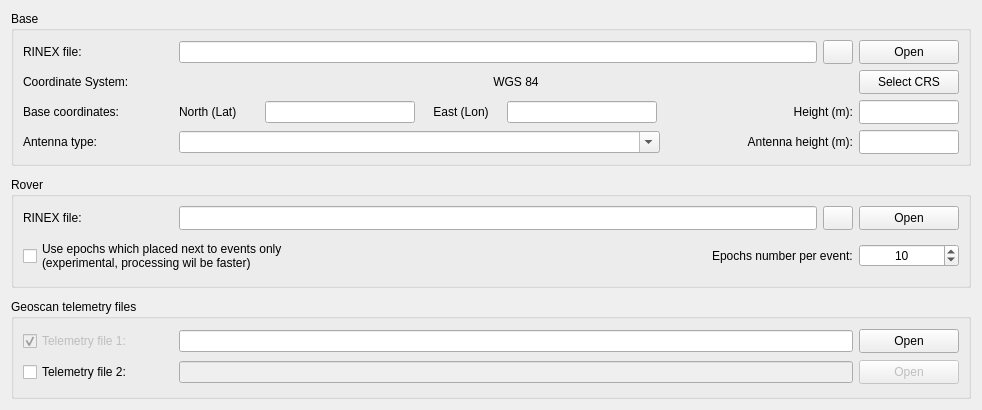
     <widget class="QWidget" name="tab">
      <attribute name="title">
       <string>Single files</string>
      </attribute>
      <layout class="QVBoxLayout" name="verticalLayout_5">
       <item>
        <widget class="QGroupBox" name="Base_groupBox">
         <property name="sizePolicy">
          <sizepolicy hsizetype="Minimum" vsizetype="Fixed">
           <horstretch>0</horstretch>
           <verstretch>0</verstretch>
          </sizepolicy>
         </property>
         <property name="maximumSize">
          <size>
           <width>16777215</width>
           <height>165</height>
          </size>
         </property>
         <property name="title">
          <string>Base</string>
         </property>
         <layout class="QVBoxLayout" name="verticalLayout_8">
          <item>
           <layout class="QHBoxLayout" name="horizontalLayout_2">
            <item>
             <widget class="QLabel" name="basepath_label">
              <property name="minimumSize">
               <size>
                <width>150</width>
                <height>0</height>
               </size>
              </property>
              <property name="maximumSize">
               <size>
                <width>150</width>
                <height>16777215</height>
               </size>
              </property>
              <property name="text">
               <string>RINEX file:</string>
              </property>
             </widget>
            </item>
            <item>
             <widget class="QLineEdit" name="basepath_lineEdit"/>
            </item>
            <item>
             <widget class="QPushButton" name="plot_base_pushButton">
              <property name="enabled">
               <bool>true</bool>
              </property>
              <property name="sizePolicy">
               <sizepolicy hsizetype="Fixed" vsizetype="Fixed">
                <horstretch>0</horstretch>
                <verstretch>0</verstretch>
               </sizepolicy>
              </property>
              <property name="minimumSize">
               <size>
                <width>30</width>
                <height>24</height>
               </size>
              </property>
              <property name="maximumSize">
               <size>
                <width>30</width>
                <height>24</height>
               </size>
              </property>
              <property name="text">
               <string/>
              </property>
              <property name="iconSize">
               <size>
                <width>30</width>
                <height>20</height>
               </size>
              </property>
             </widget>
            </item>
            <item>
             <widget class="QPushButton" name="basepath_pushButton">
              <property name="sizePolicy">
               <sizepolicy hsizetype="Fixed" vsizetype="Fixed">
                <horstretch>0</horstretch>
                <verstretch>0</verstretch>
               </sizepolicy>
              </property>
              <property name="minimumSize">
               <size>
                <width>100</width>
                <height>24</height>
               </size>
              </property>
              <property name="maximumSize">
               <size>
                <width>100</width>
                <height>24</height>
               </size>
              </property>
              <property name="text">
               <string>Open</string>
              </property>
             </widget>
            </item>
           </layout>
          </item>
          <item>
           <layout class="QHBoxLayout" name="horizontalLayout_4">
            <property name="spacing">
             <number>0</number>
            </property>
            <item>
             <widget class="QLabel" name="CrsUi_Label">
              <property name="minimumSize">
               <size>
                <width>150</width>
                <height>0</height>
               </size>
              </property>
              <property name="maximumSize">
               <size>
                <width>150</width>
                <height>16777215</height>
               </size>
              </property>
              <property name="text">
               <string>Coordinate System:</string>
              </property>
             </widget>
            </item>
            <item>
             <widget class="QLabel" name="crs_Label">
              <property name="sizePolicy">
               <sizepolicy hsizetype="Minimum" vsizetype="Fixed">
                <horstretch>0</horstretch>
                <verstretch>0</verstretch>
               </sizepolicy>
              </property>
              <property name="minimumSize">
               <size>
                <width>400</width>
                <height>0</height>
               </size>
              </property>
              <property name="maximumSize">
               <size>
                <width>14564564</width>
                <height>16777215</height>
               </size>
              </property>
              <property name="text">
               <string>WGS 84</string>
              </property>
              <property name="alignment">
               <set>Qt::AlignCenter</set>
              </property>
             </widget>
            </item>
            <item>
             <widget class="QPushButton" name="crs_pushButton">
              <property name="sizePolicy">
               <sizepolicy hsizetype="Fixed" vsizetype="Fixed">
                <horstretch>0</horstretch>
                <verstretch>0</verstretch>
               </sizepolicy>
              </property>
              <property name="minimumSize">
               <size>
                <width>100</width>
                <height>24</height>
               </size>
              </property>
              <property name="maximumSize">
               <size>
                <width>100</width>
                <height>24</height>
               </size>
              </property>
              <property name="text">
               <string>Select CRS</string>
              </property>
             </widget>
            </item>
           </layout>
          </item>
          <item>
           <layout class="QHBoxLayout" name="horizontalLayout_3">
            <item>
             <widget class="QLabel" name="BaseUi_label">
              <property name="minimumSize">
               <size>
                <width>150</width>
                <height>0</height>
               </size>
              </property>
              <property name="maximumSize">
               <size>
                <width>150</width>
                <height>16777215</height>
               </size>
              </property>
              <property name="text">
               <string>Base coordinates:</string>
              </property>
             </widget>
            </item>
            <item>
             <widget class="QLabel" name="North_label">
              <property name="minimumSize">
               <size>
                <width>80</width>
                <height>15</height>
               </size>
              </property>
              <property name="maximumSize">
               <size>
                <width>80</width>
                <height>15</height>
               </size>
              </property>
              <property name="text">
               <string>North (Lat)</string>
              </property>
              <property name="alignment">
               <set>Qt::AlignBottom|Qt::AlignLeading|Qt::AlignLeft</set>
              </property>
             </widget>
            </item>
            <item>
             <widget class="QLineEdit" name="north_lineEdit">
              <property name="minimumSize">
               <size>
                <width>150</width>
                <height>0</height>
               </size>
              </property>
              <property name="maximumSize">
               <size>
                <width>300</width>
                <height>16777215</height>
               </size>
              </property>
              <property name="alignment">
               <set>Qt::AlignCenter</set>
              </property>
             </widget>
            </item>
            <item>
             <widget class="QLabel" name="East_label">
              <property name="minimumSize">
               <size>
                <width>80</width>
                <height>15</height>
               </size>
              </property>
              <property name="maximumSize">
               <size>
                <width>80</width>
                <height>15</height>
               </size>
              </property>
              <property name="text">
               <string>East (Lon)</string>
              </property>
              <property name="alignment">
               <set>Qt::AlignBottom|Qt::AlignHCenter</set>
              </property>
             </widget>
            </item>
            <item>
             <widget class="QLineEdit" name="east_lineEdit">
              <property name="minimumSize">
               <size>
                <width>150</width>
                <height>0</height>
               </size>
              </property>
              <property name="maximumSize">
               <size>
                <width>300</width>
                <height>16777215</height>
               </size>
              </property>
              <property name="alignment">
               <set>Qt::AlignCenter</set>
              </property>
             </widget>
            </item>
            <item>
             <spacer name="horizontalSpacer_7">
              <property name="orientation">
               <enum>Qt::Horizontal</enum>
              </property>
              <property name="sizeHint" stdset="0">
               <size>
                <width>40</width>
                <height>20</height>
               </size>
              </property>
             </spacer>
            </item>
            <item>
             <widget class="QLabel" name="Height_label">
              <property name="minimumSize">
               <size>
                <width>150</width>
                <height>0</height>
               </size>
              </property>
              <property name="maximumSize">
               <size>
                <width>150</width>
                <height>16777215</height>
               </size>
              </property>
              <property name="text">
               <string>Height (m):</string>
              </property>
              <property name="alignment">
               <set>Qt::AlignRight|Qt::AlignTrailing|Qt::AlignVCenter</set>
              </property>
             </widget>
            </item>
            <item>
             <widget class="QLineEdit" name="height_lineEdit">
              <property name="minimumSize">
               <size>
                <width>100</width>
                <height>24</height>
               </size>
              </property>
              <property name="maximumSize">
               <size>
                <width>100</width>
                <height>16777215</height>
               </size>
              </property>
              <property name="alignment">
               <set>Qt::AlignCenter</set>
              </property>
             </widget>
            </item>
           </layout>
          </item>
          <item>
           <layout class="QHBoxLayout" name="horizontalLayout_10">
            <item>
             <widget class="QLabel" name="AntennaType_label">
              <property name="minimumSize">
               <size>
                <width>150</width>
                <height>0</height>
               </size>
              </property>
              <property name="maximumSize">
               <size>
                <width>150</width>
                <height>16777215</height>
               </size>
              </property>
              <property name="text">
               <string>Antenna type:</string>
              </property>
              <property name="alignment">
               <set>Qt::AlignLeading|Qt::AlignLeft|Qt::AlignVCenter</set>
              </property>
             </widget>
            </item>
            <item>
             <widget class="QComboBox" name="antennaTypeComboBox">
              <property name="minimumSize">
               <size>
                <width>481</width>
                <height>0</height>
               </size>
              </property>
              <property name="maximumSize">
               <size>
                <width>828</width>
                <height>16777215</height>
               </size>
              </property>
              <property name="editable">
               <bool>true</bool>
              </property>
              <property name="currentText">
               <string/>
              </property>
              <property name="maxVisibleItems">
               <number>20</number>
              </property>
              <property name="insertPolicy">
               <enum>QComboBox::InsertAtBottom</enum>
              </property>
              <property name="sizeAdjustPolicy">
               <enum>QComboBox::AdjustToContentsOnFirstShow</enum>
              </property>
             </widget>
            </item>
            <item>
             <spacer name="horizontalSpacer_3">
              <property name="orientation">
               <enum>Qt::Horizontal</enum>
              </property>
              <property name="sizeType">
               <enum>QSizePolicy::Expanding</enum>
              </property>
              <property name="sizeHint" stdset="0">
               <size>
                <width>10</width>
                <height>20</height>
               </size>
              </property>
             </spacer>
            </item>
            <item>
             <widget class="QLabel" name="AntennaHeight_label">
              <property name="minimumSize">
               <size>
                <width>150</width>
                <height>0</height>
               </size>
              </property>
              <property name="maximumSize">
               <size>
                <width>150</width>
                <height>16777215</height>
               </size>
              </property>
              <property name="text">
               <string>Antenna height (m):</string>
              </property>
              <property name="alignment">
               <set>Qt::AlignRight|Qt::AlignTrailing|Qt::AlignVCenter</set>
              </property>
             </widget>
            </item>
            <item>
             <widget class="QLineEdit" name="antennaH_lineEdit">
              <property name="minimumSize">
               <size>
                <width>100</width>
                <height>24</height>
               </size>
              </property>
              <property name="maximumSize">
               <size>
                <width>100</width>
                <height>16777215</height>
               </size>
              </property>
              <property name="alignment">
               <set>Qt::AlignCenter</set>
              </property>
             </widget>
            </item>
           </layout>
          </item>
         </layout>
        </widget>
       </item>
       <item>
        <spacer name="verticalSpacer_4">
         <property name="orientation">
          <enum>Qt::Vertical</enum>
         </property>
         <property name="sizeType">
          <enum>QSizePolicy::Minimum</enum>
         </property>
         <property name="sizeHint" stdset="0">
          <size>
           <width>20</width>
           <height>5</height>
          </size>
         </property>
        </spacer>
       </item>
       <item>
        <widget class="QGroupBox" name="Rover_groupBox">
         <property name="sizePolicy">
          <sizepolicy hsizetype="Minimum" vsizetype="Fixed">
           <horstretch>0</horstretch>
           <verstretch>0</verstretch>
          </sizepolicy>
         </property>
         <property name="maximumSize">
          <size>
           <width>16777215</width>
           <height>115</height>
          </size>
         </property>
         <property name="title">
          <string>Rover</string>
         </property>
         <layout class="QVBoxLayout" name="verticalLayout_6">
          <item>
           <layout class="QHBoxLayout" name="horizontalLayout">
            <item>
             <widget class="QLabel" name="roverpath_label">
              <property name="sizePolicy">
               <sizepolicy hsizetype="Minimum" vsizetype="Minimum">
                <horstretch>0</horstretch>
                <verstretch>0</verstretch>
               </sizepolicy>
              </property>
              <property name="minimumSize">
               <size>
                <width>150</width>
                <height>0</height>
               </size>
              </property>
              <property name="maximumSize">
               <size>
                <width>150</width>
                <height>16777215</height>
               </size>
              </property>
              <property name="text">
               <string>RINEX file:</string>
              </property>
             </widget>
            </item>
            <item>
             <widget class="QLineEdit" name="roverpath_lineEdit">
              <property name="sizePolicy">
               <sizepolicy hsizetype="Expanding" vsizetype="Minimum">
                <horstretch>0</horstretch>
                <verstretch>0</verstretch>
               </sizepolicy>
              </property>
             </widget>
            </item>
            <item>
             <widget class="QPushButton" name="plot_rover_pushButton">
              <property name="enabled">
               <bool>true</bool>
              </property>
              <property name="sizePolicy">
               <sizepolicy hsizetype="Fixed" vsizetype="Fixed">
                <horstretch>0</horstretch>
                <verstretch>0</verstretch>
               </sizepolicy>
              </property>
              <property name="minimumSize">
               <size>
                <width>30</width>
                <height>24</height>
               </size>
              </property>
              <property name="maximumSize">
               <size>
                <width>30</width>
                <height>24</height>
               </size>
              </property>
              <property name="baseSize">
               <size>
                <width>30</width>
                <height>24</height>
               </size>
              </property>
              <property name="mouseTracking">
               <bool>false</bool>
              </property>
              <property name="text">
               <string/>
              </property>
              <property name="iconSize">
               <size>
                <width>20</width>
                <height>30</height>
               </size>
              </property>
              <property name="checkable">
               <bool>false</bool>
              </property>
              <property name="autoRepeat">
               <bool>false</bool>
              </property>
              <property name="autoExclusive">
               <bool>false</bool>
              </property>
             </widget>
            </item>
            <item>
             <widget class="QPushButton" name="roverpath_pushButton">
              <property name="sizePolicy">
               <sizepolicy hsizetype="Fixed" vsizetype="Fixed">
                <horstretch>0</horstretch>
                <verstretch>0</verstretch>
               </sizepolicy>
              </property>
              <property name="minimumSize">
               <size>
                <width>100</width>
                <height>24</height>
               </size>
              </property>
              <property name="maximumSize">
               <size>
                <width>100</width>
                <height>24</height>
               </size>
              </property>
              <property name="text">
               <string>Open</string>
              </property>
             </widget>
            </item>
           </layout>
          </item>
          <item>
           <layout class="QHBoxLayout" name="horizontalLayout_12">
            <item>
             <widget class="QCheckBox" name="RevolutionCheckBox">
              <property name="sizePolicy">
               <sizepolicy hsizetype="Minimum" vsizetype="Minimum">
                <horstretch>0</horstretch>
                <verstretch>0</verstretch>
               </sizepolicy>
              </property>
              <property name="minimumSize">
               <size>
                <width>0</width>
                <height>40</height>
               </size>
              </property>
              <property name="text">
               <string>Use epochs which placed next to events only
(experimental, processing wil be faster)</string>
              </property>
              <property name="checked">
               <bool>false</bool>
              </property>
             </widget>
            </item>
            <item>
             <spacer name="horizontalSpacer">
              <property name="orientation">
               <enum>Qt::Horizontal</enum>
              </property>
              <property name="sizeHint" stdset="0">
               <size>
                <width>40</width>
                <height>20</height>
               </size>
              </property>
             </spacer>
            </item>
            <item>
             <layout class="QHBoxLayout" name="horizontalLayout_11">
              <item>
               <widget class="QLabel" name="EpochsNumberLabel">
                <property name="sizePolicy">
                 <sizepolicy hsizetype="Preferred" vsizetype="Minimum">
                  <horstretch>0</horstretch>
                  <verstretch>0</verstretch>
                 </sizepolicy>
                </property>
                <property name="text">
                 <string>Epochs number per event:</string>
                </property>
               </widget>
              </item>
              <item>
               <widget class="QSpinBox" name="EpochsNumberSpinBox">
                <property name="sizePolicy">
                 <sizepolicy hsizetype="Fixed" vsizetype="Fixed">
                  <horstretch>0</horstretch>
                  <verstretch>0</verstretch>
                 </sizepolicy>
                </property>
                <property name="minimumSize">
                 <size>
                  <width>100</width>
                  <height>0</height>
                 </size>
                </property>
                <property name="maximumSize">
                 <size>
                  <width>100</width>
                  <height>16777215</height>
                 </size>
                </property>
                <property name="alignment">
                 <set>Qt::AlignCenter</set>
                </property>
                <property name="minimum">
                 <number>2</number>
                </property>
                <property name="maximum">
                 <number>98</number>
                </property>
                <property name="singleStep">
                 <number>2</number>
                </property>
                <property name="value">
                 <number>10</number>
                </property>
               </widget>
              </item>
             </layout>
            </item>
           </layout>
          </item>
         </layout>
        </widget>
       </item>
       <item>
        <spacer name="verticalSpacer_5">
         <property name="orientation">
          <enum>Qt::Vertical</enum>
         </property>
         <property name="sizeType">
          <enum>QSizePolicy::Minimum</enum>
         </property>
         <property name="sizeHint" stdset="0">
          <size>
           <width>20</width>
           <height>5</height>
          </size>
         </property>
        </spacer>
       </item>
       <item>
        <widget class="QGroupBox" name="Telemetry_groupBox">
         <property name="sizePolicy">
          <sizepolicy hsizetype="Minimum" vsizetype="Fixed">
           <horstretch>0</horstretch>
           <verstretch>0</verstretch>
          </sizepolicy>
         </property>
         <property name="minimumSize">
          <size>
           <width>0</width>
           <height>100</height>
          </size>
         </property>
         <property name="maximumSize">
          <size>
           <width>16777215</width>
           <height>100</height>
          </size>
         </property>
         <property name="title">
          <string>Geoscan telemetry files</string>
         </property>
         <layout class="QVBoxLayout" name="verticalLayout_2">
          <item>
           <layout class="QHBoxLayout" name="horizontalLayout_7">
            <item>
             <widget class="QCheckBox" name="telemetry1_checkBox">
              <property name="enabled">
               <bool>false</bool>
              </property>
              <property name="minimumSize">
               <size>
                <width>150</width>
                <height>0</height>
               </size>
              </property>
              <property name="maximumSize">
               <size>
                <width>150</width>
                <height>16777215</height>
               </size>
              </property>
              <property name="text">
               <string>Telemetry file 1:</string>
              </property>
              <property name="checkable">
               <bool>true</bool>
              </property>
              <property name="checked">
               <bool>true</bool>
              </property>
              <property name="tristate">
               <bool>false</bool>
              </property>
             </widget>
            </item>
            <item>
             <widget class="QLineEdit" name="telemetrypath1_lineEdit">
              <property name="enabled">
               <bool>true</bool>
              </property>
             </widget>
            </item>
            <item>
             <widget class="QPushButton" name="telemetrypath1_pushButton">
              <property name="enabled">
               <bool>true</bool>
              </property>
              <property name="sizePolicy">
               <sizepolicy hsizetype="Fixed" vsizetype="Fixed">
                <horstretch>0</horstretch>
                <verstretch>0</verstretch>
               </sizepolicy>
              </property>
              <property name="minimumSize">
               <size>
                <width>100</width>
                <height>24</height>
               </size>
              </property>
              <property name="maximumSize">
               <size>
                <width>100</width>
                <height>24</height>
               </size>
              </property>
              <property name="text">
               <string>Open</string>
              </property>
             </widget>
            </item>
           </layout>
          </item>
          <item>
           <layout class="QHBoxLayout" name="horizontalLayout_9">
            <item>
             <widget class="QCheckBox" name="telemetry2_checkBox">
              <property name="minimumSize">
               <size>
                <width>150</width>
                <height>0</height>
               </size>
              </property>
              <property name="maximumSize">
               <size>
                <width>150</width>
                <height>16777215</height>
               </size>
              </property>
              <property name="text">
               <string>Telemetry file 2:</string>
              </property>
             </widget>
            </item>
            <item>
             <widget class="QLineEdit" name="telemetrypath2_lineEdit">
              <property name="enabled">
               <bool>false</bool>
              </property>
              <property name="placeholderText">
               <string/>
              </property>
             </widget>
            </item>
            <item>
             <widget class="QPushButton" name="telemetrypath2_pushButton">
              <property name="enabled">
               <bool>false</bool>
              </property>
              <property name="sizePolicy">
               <sizepolicy hsizetype="Fixed" vsizetype="Fixed">
                <horstretch>0</horstretch>
                <verstretch>0</verstretch>
               </sizepolicy>
              </property>
              <property name="minimumSize">
               <size>
                <width>100</width>
                <height>24</height>
               </size>
              </property>
              <property name="maximumSize">
               <size>
                <width>100</width>
                <height>24</height>
               </size>
              </property>
              <property name="text">
               <string>Open</string>
              </property>
             </widget>
            </item>
           </layout>
          </item>
         </layout>
        </widget>
       </item>
      </layout>
     </widget>
